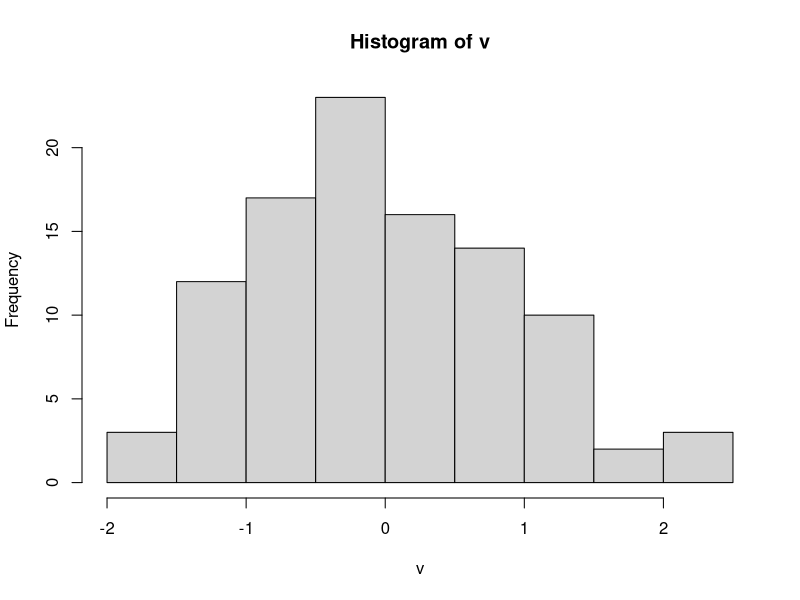
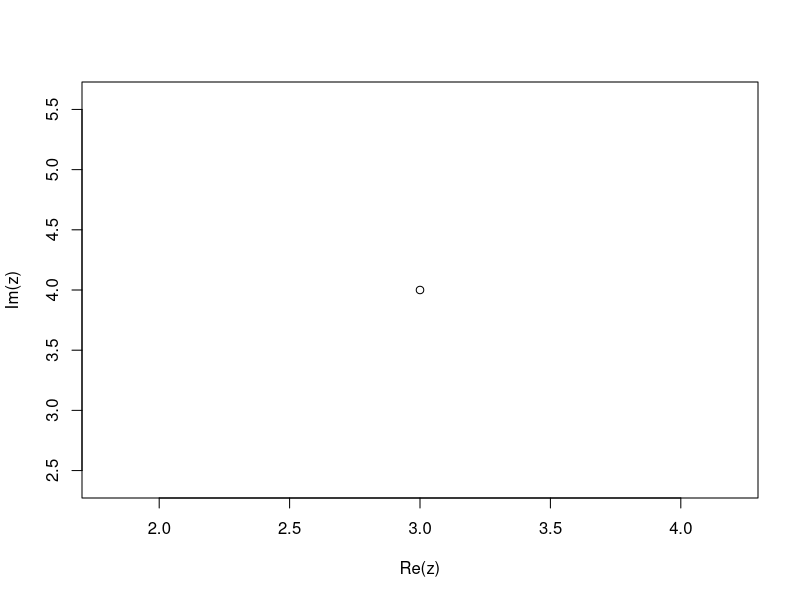
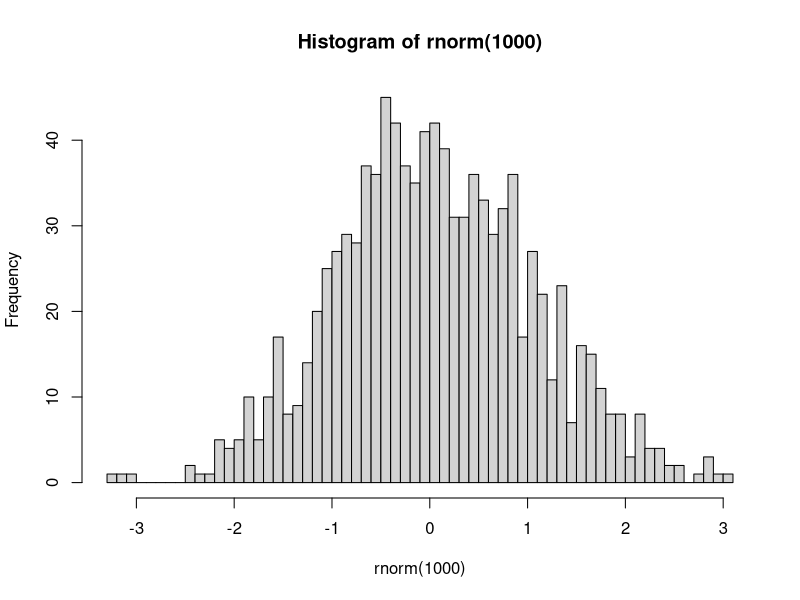

Source code (R) for these figures, in order:
##Ejercicios básicos---------------------------------------------

# Calculadora simple
3 + 5 * 2
# 13
10^2
# 100
sqrt(144)
# 12
log(pi)
# 1.14473

# Asignación de variables
# Asigna 100 a a usando <-.
a <- 100
# Imprime a, luego recalcula a <- a + 50 y vuelve a imprimir.
print(a)
a <- a + 50
print(a)
# Vectores numéricos
# Crea v <- c(10, 20, 30, 40, 50) y muestra su longitud con length().
v <- c(10,20,30,40,50)
length(v)
# Multiplica v * 2 y suma 5 a cada elemento.
v <- v*2
print(v)
v <- v+5
print(v)
# Funciones elementales
# 
# Aplica mean(), sum(), min(), max() y sd() a v.

mean(v) # Media
sum(v) # Suma de sus elementos
min(v) # Número menor del vector
max(v) # Número mayor del vector
sd(v) # Desviación estándar del vector

# ¿Qué sucede si insertas un NA en v y vuelves a calcular mean(v)? Prueba luego con mean(v, na.rm = TRUE).
# Devuelve NA. Sin embargo, al hacer na.rm = TRUE eliminamos los NA del vector, pudiendo hacer mean(v) correctamente
v <- c(v,NA)
mean(v)
mean(v,na.rm = TRUE)


# Indexación básica
# 
# Extrae el tercer elemento de v.
v[3]
# Extrae los elementos de la 2ª a la 4ª posición.
v[c(2,4)]
# Operaciones lógicas
# 
# Dado w <- c(5, 15, 25, 35, 45), crea un filtro sel <- w > 20 y aplícalo a w[sel].
w <- c(5, 15, 25, 35, 45)
sel <- w > 20
w[sel]

# Usa which() para obtener los índices donde w == 25. 
which(w == 25)
# Redondeo
# 
# Redondea pi a 0, 1 y 3 decimales con round().
round(pi,0)
round(pi,1)
round(pi,3)
# Secuencias y repeticiones
# 
# Genera seq(0, 1, by = 0.2) y rep(1:3, each = 4). 
seq(0, 1, by = 0.2)
rep(1:3, each = 4)
# Uso de paste()
# 
# Junta "Hola" y "mundo" con y sin separador (paste, paste0).
paste("Hola","Mundo",sep = "")
paste("Hola","Mundo",sep = " ")
# Primer histograma
# 
# Para v <- rnorm(100), dibuja hist(v) y observa la distribución.

v <- rnorm(100)

hist(v)
# En este histograma podemos ver una distribución normal

##Ejercicios intermedios---------------------------------------------
# (Manipulación de datos, funciones y estructuras)
# 
# Cuantiles y resumen
# 
# Con tu vector v <- rnorm(200), calcula quantile(v) y summary(v). ¿Qué indican los cuartiles? 
v <- rnorm(200)
quantile(v) # Distribución en cuartiles
summary(v)  # Resumen del vector, 1er cuartil, mediana, media, 3er cuartil y máximo
# Ordenación y rangos
# 
# Ordena w <- sample(1:20, 10) en orden creciente y decreciente con sort().

w <- sample(10:20,10)
sort(w) # Por defecto es creciente
sort(w,decreasing = TRUE) # Indicamos decreciente

# Obtén el orden de los índices con order() y los rangos con rank() (usa ties.method = "min").
order(w)
rank(w)
rank(w,ties.method = "min") # Los empates se resuelven como el rango mas bajo posible del grupo
# Manejo de NA
# 
# Crea u <- c(NA, 2, NA, 5, 8, NA).
u <- c(NA, 2, NA, 5, 8, NA)
# Cuenta NAs con sum(is.na(u)).

sum(is.na(u))
# Elimina NAs con u[!is.na(u)].
u[!is.na(u)]
# Tablas y frecuencias
# 
# Dado colores <- factor(c("rojo","azul","rojo","verde","azul")), genera table(colores). 
colores <- factor(c("rojo","azul","rojo","verde","azul"))
print(colores)
table(colores)
# Matrices y apply()
# 
# Construye m <- matrix(1:12, nrow = 3, byrow = TRUE).
m <- matrix(1:12, nrow = 3, byrow = TRUE)
print(m)
# Usa apply(m, 1, sum) y apply(m, 2, mean).
apply(m,1,sum)
apply(m,2,mean)
# Listas
# 
# Crea l <- list(nombre="Ana", edades=c(20,30,40), activo=TRUE).
l <- list(nombre="Ana", edades=c(20,30,40), activo=TRUE)
# Accede a l$nombre y al segundo elemento de l$edades. 
print(l$nombre)
print(l$edades[2])
# Data frame simple
# 
# Construye df <- data.frame(id=1:5, score=rnorm(5)).
df <- data.frame(id=1:5, score=rnorm(5))
print(df)
# Añade la columna passed <- df$score > 0.
passed <- df$score > 0
# Funciones propias
# 
# Escribe f <- function(x) x^2 + 2*x + 1. Prueba f(5) y usa sapply(1:10, f). 
f <- function(x) x^2 + 2*x + 1
f(5)
# Control de flujo
# 
# Implementa con for un bucle que calcule los primeros 10 factoriales.
factoriales <- numeric(10)

# Calculamos los factoriales del 1 al 10
for (i in 1:10) {
  fact <- 1
  for (j in 1:i) {
    fact <- fact * j
  }
  factoriales[i] <- fact
}
# Reescribe con while hasta que factorial > 1e5.

# Inicializamos las variables
i <- 1
fact <- 1

# Calculamos los factoriales con el bucle while hasta que el factorial sea mayor que 1e5
while (fact <= 1e5) {
  fact <- fact * i
  cat(i, "!", "=", fact, "\n")  # Mostramos el valor de i! en cada iteración
  i <- i + 1
}

# Factores ordenados
# 
# Crea talla <- factor(c("S","M","L","M","S"), levels=c("S","M","L"), ordered=TRUE).
talla <- factor(c("S","M","L","M","S"), levels=c("S","M","L"), ordered=TRUE)

# Comprueba talla > "M".
print(talla > "M")

### Ejercicios avanzados------------------------------------------------
# 
# (Programación funcional, cadenas, fechas, complejos y OOP)
# 
# tapply() en agrupaciones
# 
# Dado df <- data.frame(grupo=rep(LETTERS[1:3], each=5), valor=rnorm(15)), usa tapply(df$valor, df$grupo, mean).
df <- data.frame(grupo=rep(LETTERS[1:3], each=5), valor=rnorm(15))
tapply(df$valor, df$grupo, mean) # Hace la media para los grupos de valores
# Funciones anónimas
# 
# Aplica sapply(1:5, function(x) ifelse(x%%2==0, "par","impar")).
sapply(1:5, function(x) ifelse(x%%2==0, "par","impar")) # Funcion anonima que determina si un número es par o impar
# Expresiones regulares
# 
# Con text <- "Visita http://example.com y https://r-project.org", elimina URLs usando gsub(). 
text <- "Visita http://example.com y https://r-project.org"
gsub("https?://[a-zA-Z0-9./?=_-]+", "", text) # Sustituye las urls que encajen en esa expresion regular con ""

# cut() y cuantiles
# 
# Divide 100 valores de rnorm(100) en cuartiles con cut(..., breaks=quantile(...), labels=FALSE).

o <- rnorm(100)
cut(o,breaks=quantile(o,probs=0:4/4),labels=FALSE) # Indica a que cuartil pertenece cada numero del vector
# Fechas y horas
# 
# Convierte "21/04/2025" a Date con as.Date(..., "%d/%m/%Y").
fecha <- as.Date("21/04/2025","%d/%m/%Y")

# Suma 30 días y calcula la diferencia con Sys.Date().
print(fecha + 30)
fecha <- fecha + 30
print (fecha - Sys.Date())
# Complejos y módulo
# 
# Define z <- 3 + 4i. Obtén Mod(z), Arg(z). Dibuja en un plot el punto (Re(z), Im(z)).
z <- 3 + 4i # Se define el numero complejo
print(Mod(z)) # Modulo
print(Arg(z)) # Argumento
plot(Re(z),Im(z)) # Graficamos el punto en el plano complejo
# Pila con RC
# 
# Implementa una clase Stack con Reference Classes que tenga métodos put(), pop() y size(). 








# Histogramas avanzados
# 
# Ajusta el número de bins en hist() para visualizar rnorm(1000) con distintos parámetros. 
hist(rnorm(1000),breaks=50) # Con breaks podemos indicar la cantidad de contenedores (bins) a mostrar en el histograma
# Programación vectorizada vs bucles
# 
# Mide con Sys.time() el tiempo de sapply() vs un for para calcular x^3 + x^2 + 1/(x+10) en vectores de hasta 1e6 elementos.







# Crear un vector de valores de x
x <- 1:1e6

# Medir el tiempo usando sapply()
start_time_sapply <- Sys.time()
result_sapply <- sapply(x, function(xi) xi^3 + xi^2 + 1/(xi + 10))
end_time_sapply <- Sys.time()
time_sapply <- end_time_sapply - start_time_sapply
print(paste("Tiempo con sapply():", time_sapply))

# Medir el tiempo usando un bucle for
start_time_for <- Sys.time()
result_for <- numeric(length(x))  # Crear un vector vacío para los resultados
for (i in 1:length(x)) {
  result_for[i] <- x[i]^3 + x[i]^2 + 1/(x[i] + 10)
}
end_time_for <- Sys.time()
time_for <- end_time_for - start_time_for
print(paste("Tiempo con for:", time_for))
# Función de orden superior
# 
# Escribe dualize <- function(f) function(x) f(f(x)) y prueba con sqrt o log. 
dualize <- function(f) function(x) f(f(x)) 
# Aplica 2 veces la misma funcion

dual_sqrt <- dualize(sqrt)
print(dual_sqrt(16))

dual_log <- dualize(log)
print(dual_log(16))




